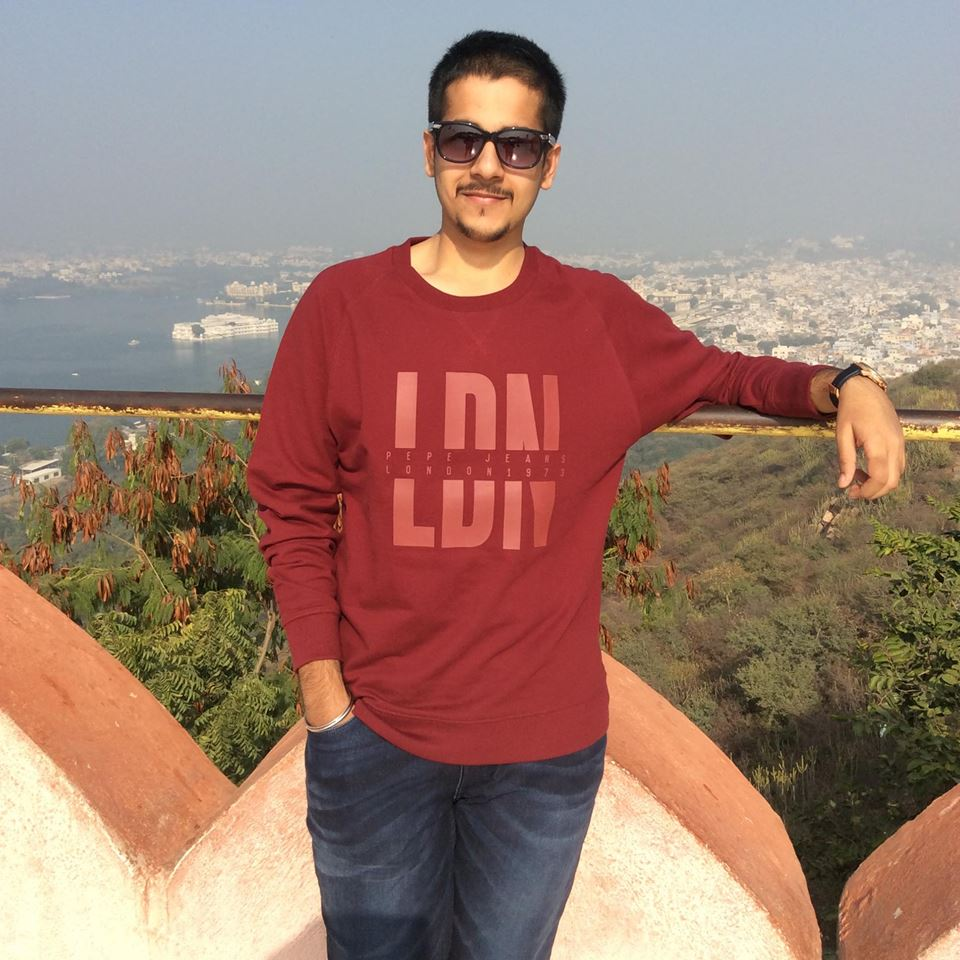
//> input picture pranav.jpg, 960 x 960 px, given in place of the camera
$ ./recognizer   (built with g++ and OpenCV 4)
//> lines starting //> are read from the running program, lines starting //| are printed output that depends on the picture; after the words box and inside, x2 and y2 are one past the last pixel; in counts of white or black regions, pixels touching at a corner belong together
// Include required header files from OpenCV directory
#include <opencv2/objdetect/objdetect.hpp>
#include <opencv2/highgui/highgui.hpp>
#include <opencv2/imgproc/imgproc.hpp>
#include <iostream>

using namespace std;
using namespace cv;

// Function for Face Detection
void detectAndDraw( Mat& img, CascadeClassifier& cascade,
                CascadeClassifier& nestedCascade, double scale );
string cascadeName, nestedCascadeName;

int main( int argc, const char** argv )
{
    //capture class for live stream capture
    VideoCapture capture;
    Mat frame, image;

    // Trained XML classifiers with facial features
    CascadeClassifier cascade, nestedCascade;
    double scale=1;

    // Load classifiers from "opencv/data/haarcascades"
    nestedCascade.load( "haarcascade_eye_tree_eyeglasses.xml" ) ;

    // Change path before execution
    cascade.load( "haarcascade_frontalface_alt_tree.xml" ) ;

    // Start Video
    //.1) 0 for WebCam 2) "Location of video"
    capture.open(0);
    if( capture.isOpened() )
    {
        // Capture frames from video and detect faces
        cout << "Camera is on , Smile ." << endl;
        while(1)
        {
            capture >> frame;
//> frame is the input picture: 960 rows x 960 cols, CV_8UC3; mean B, G, R 113.4, 126.1, 156.9
            if( frame.empty() )
                break;
            Mat frame1 = frame.clone();
            detectAndDraw( frame1, cascade, nestedCascade, scale );
            char c = (char)waitKey(10);


            if(c == 'q')
                break;
        }
    }
    else
        cout<<"Camera or the code are facing some kind of issue";
    return 0;
}

void detectAndDraw( Mat& img, CascadeClassifier& cascade,
                    CascadeClassifier& nestedCascade,
                    double scale)
{
//> called with scale = 1
    vector<Rect> faces, faces2;
    Mat gray, smallImg;

    cvtColor( img, gray, COLOR_BGR2GRAY ); // Convert to Gray Scale
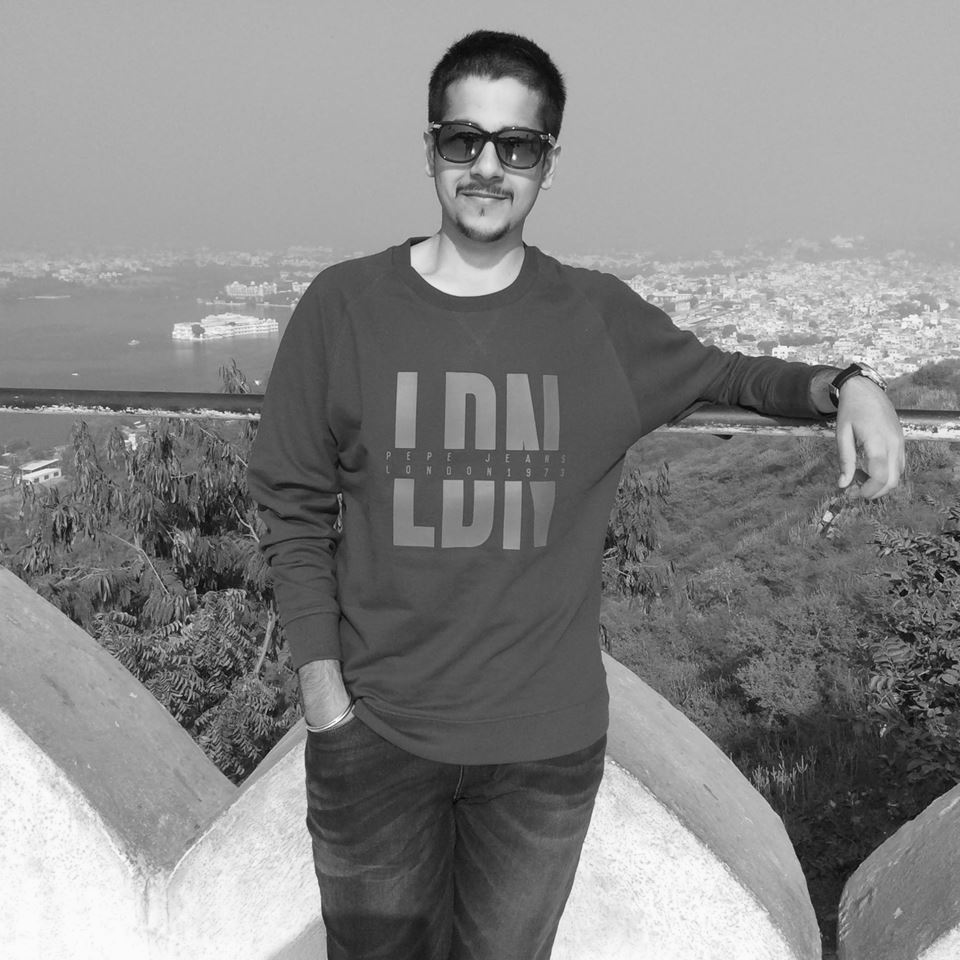
//> gray: 960 rows x 960 cols, CV_8UC1; min 2, max 254, mean 133.8
    double fx = 1 / scale;

    // Resize the Grayscale Image
    resize( gray, smallImg, Size(), fx, fx, INTER_LINEAR );
    equalizeHist( smallImg, smallImg );
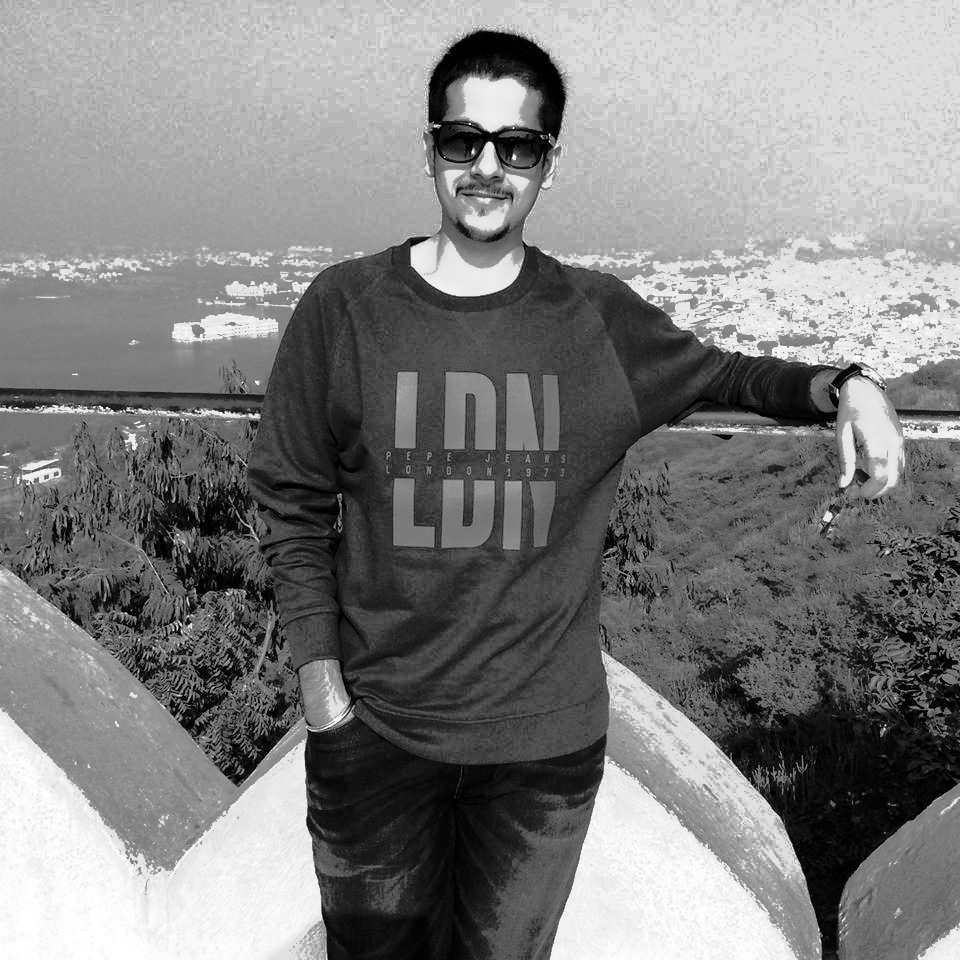
//> smallImg: 960 rows x 960 cols, CV_8UC1; min 0, max 255, mean 128.7

    // Detect faces of different sizes using cascade classifier
    cascade.detectMultiScale( smallImg, faces, 1.1,
                            2, 0|CASCADE_SCALE_IMAGE, Size(30, 30) );
//> faces = 1 Rect (x, y, width, height): [417, 86, 148, 148]

    // Draw circles around the faces
    for ( size_t i = 0; i < faces.size(); i++ )
    {
        Rect r = faces[i];
        Mat smallImgROI;
        vector<Rect> nestedObjects;
        Point center;
        Scalar color = Scalar(255, 0, 0); // Color for Drawing tool
        int radius;

        double aspect_ratio = (double)r.width/r.height;
        if( 0.75 < aspect_ratio && aspect_ratio < 1.3 )
        {
            center.x = cvRound((r.x + r.width*0.5)*scale);
            center.y = cvRound((r.y + r.height*0.5)*scale);
            radius = cvRound((r.width + r.height)*0.25*scale);
            circle( img, center, radius, color, 3, 8, 0 );
        }
        else
            rectangle( img, cvPoint(cvRound(r.x*scale), cvRound(r.y*scale)),
                    cvPoint(cvRound((r.x + r.width-1)*scale),
                    cvRound((r.y + r.height-1)*scale)), color, 3, 8, 0);
        if( nestedCascade.empty() )
            continue;
        smallImgROI = smallImg( r );


        nestedCascade.detectMultiScale( smallImgROI, nestedObjects, 1.1, 2,
                                        0|CASCADE_SCALE_IMAGE, Size(30, 30) );


        for ( size_t j = 0; j < nestedObjects.size(); j++ )
        {
            Rect nr = nestedObjects[j];
            center.x = cvRound((r.x + nr.x + nr.width*0.5)*scale);
            center.y = cvRound((r.y + nr.y + nr.height*0.5)*scale);
            radius = cvRound((nr.width + nr.height)*0.25*scale);
            circle( img, center, radius, color, 3, 8, 0 );
        }
    }
//> this loop made 1 pass
//> (r, aspect_ratio, radius) on pass 1: (Rect(417, 86, 148, 148), 1, 74)
//> pass 1, in detectAndDraw, `smallImgROI = smallImg( r );`:
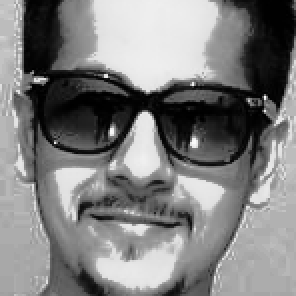
//> smallImgROI: 148 rows x 148 cols, CV_8UC1 (shown 2 times larger); min 0, max 255, mean 126.9
//> after the loop:
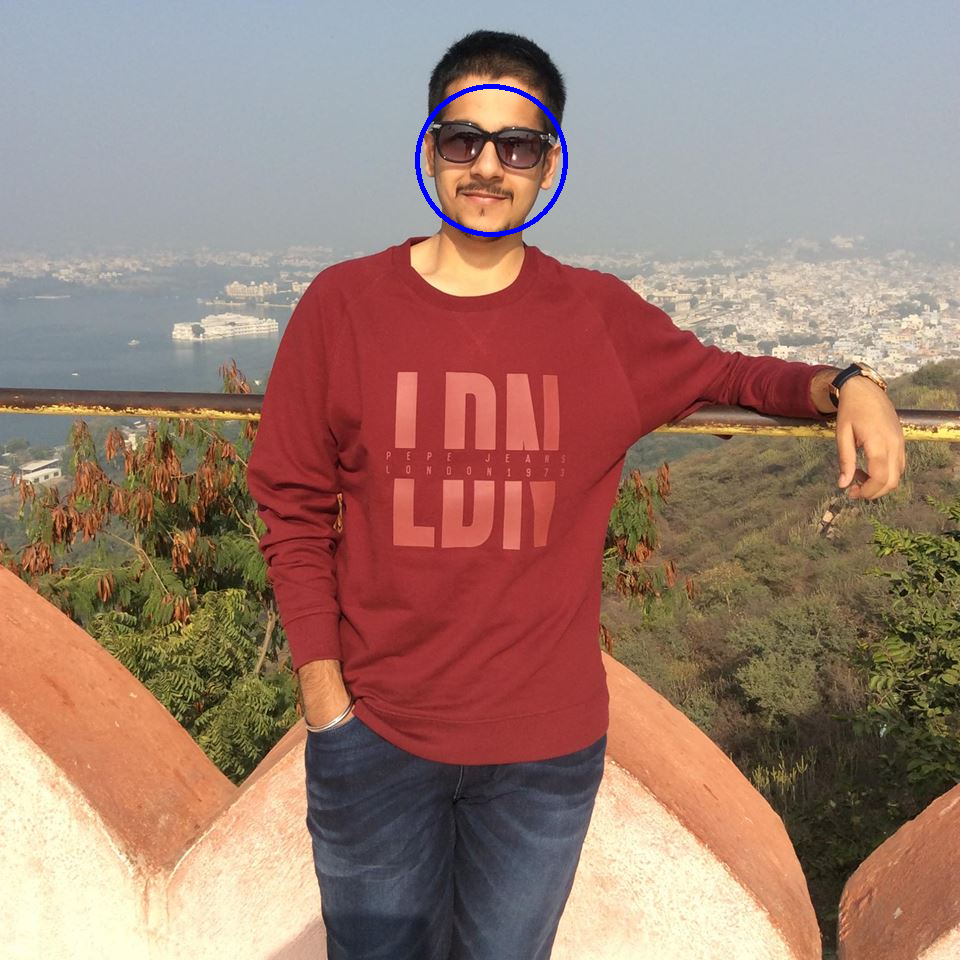
//> img: 960 rows x 960 cols, CV_8UC3; 0.25% of pixels changed, all inside (x1, y1, x2, y2) = (415, 84, 568, 237)
//> the 'q' key is pressed

    // Show Processed Image with detected faces
    imshow( "Your face recognized ", img );
}
